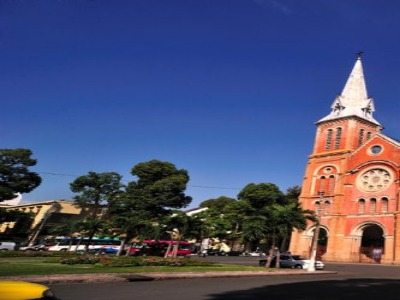
#> input picture images/nha_tho_left.jpg, 400 x 300 px
$ python -i StickingImage.py   (imports and definitions only)
#> lines starting #> are read from the running program, lines starting #| are printed output that depends on the picture
import numpy as np
import cv2
import imutils
from matplotlib import pyplot as plt
from numpy import random
import GlobalVar

# [54 lines left out: functions get_stitched_image, detectAndDescribe, not called in this run]
def sticker(imgs):

    # Initiate SIFT detector opencv 3.x
    (imgLeft,imgRight) = imgs

    # find the keypoints and descriptors with SIFT,call function
    kpRight, desRight = detectAndDescribe(imgRight)
    kpLeft, desLeft = detectAndDescribe(imgLeft)
    # make image has 4 chanel --> transparent
    imgLeft = cv2.cvtColor(imgLeft, cv2.COLOR_BGR2BGRA)
    imgRight = cv2.cvtColor(imgRight, cv2.COLOR_BGR2BGRA)
    FLANN_INDEX_KDTREE = 0
    index_params = dict(algorithm = FLANN_INDEX_KDTREE, trees = 5)
    search_params = dict(checks = 50)

    flann = cv2.FlannBasedMatcher(index_params, search_params)

    matches = flann.knnMatch(desRight,desLeft,k=2)

    # store all the good matches as per Lowe's ratio test.
    good = []
    for m,n in matches:
        if m.distance < 0.7*n.distance:
            good.append(m)
    if len(good) > GlobalVar.MIN_MATCH_COUNT:
        src_pts = np.float32([ kpRight[m.queryIdx].pt for m in good ]).reshape(-1,1,2)
        dst_pts = np.float32([ kpLeft[m.trainIdx].pt for m in good ]).reshape(-1,1,2)
        (H, mark) = cv2.findHomography(src_pts, dst_pts, cv2.RANSAC,5.0)
        #(size, offset) = calculate_size(imgLeft.shape, imgRight.shape, H)
        result =  get_stitched_image(imgLeft, imgRight, H)
        #merge_images(imgLeft, imgRight, H, size, offset)
        return result
    else:
        print("Not enough matches are found - %d/%d" % (len(good), GlobalVar.MIN_MATCH_COUNT))
        matchesMask = None
        return None

>>> import cv2
>>> picture = cv2.imread('images/nha_tho_left.jpg', cv2.IMREAD_GRAYSCALE)
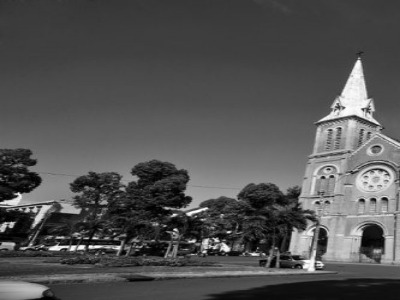
#> picture: shape (300, 400); min 0, max 255, mean 82.9
#> (the run stopped early here; a loop or call above may not have finished)

$ run again, on images/nha_tho_right.jpg
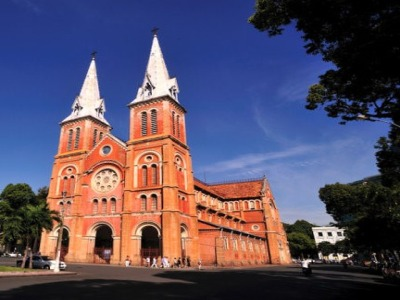
#> input picture images/nha_tho_right.jpg, 400 x 300 px
#> `picture = cv2.imread('images/nha_tho_left.jpg', cv2.IMREAD_GRAYSCALE)`:
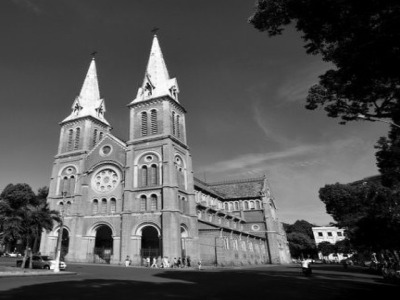
#> picture: shape (300, 400); min 0, max 255, mean 83.9

$ run again, on images/bryce_left_01.png
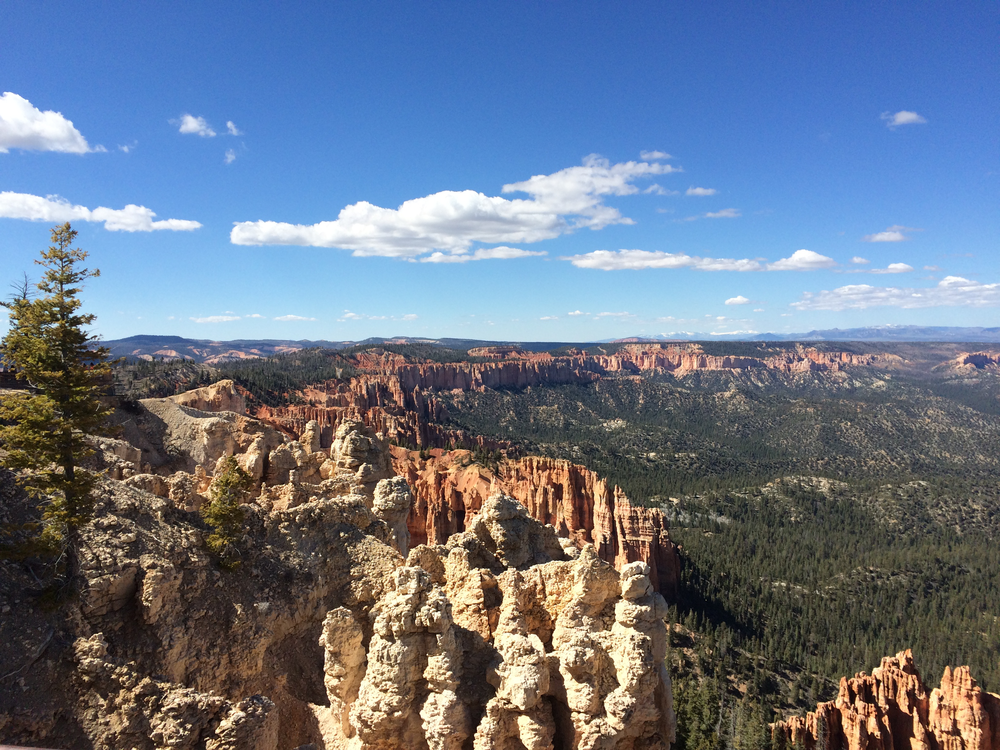
#> input picture images/bryce_left_01.png, 1000 x 750 px
#> `picture = cv2.imread('images/nha_tho_left.jpg', cv2.IMREAD_GRAYSCALE)`:
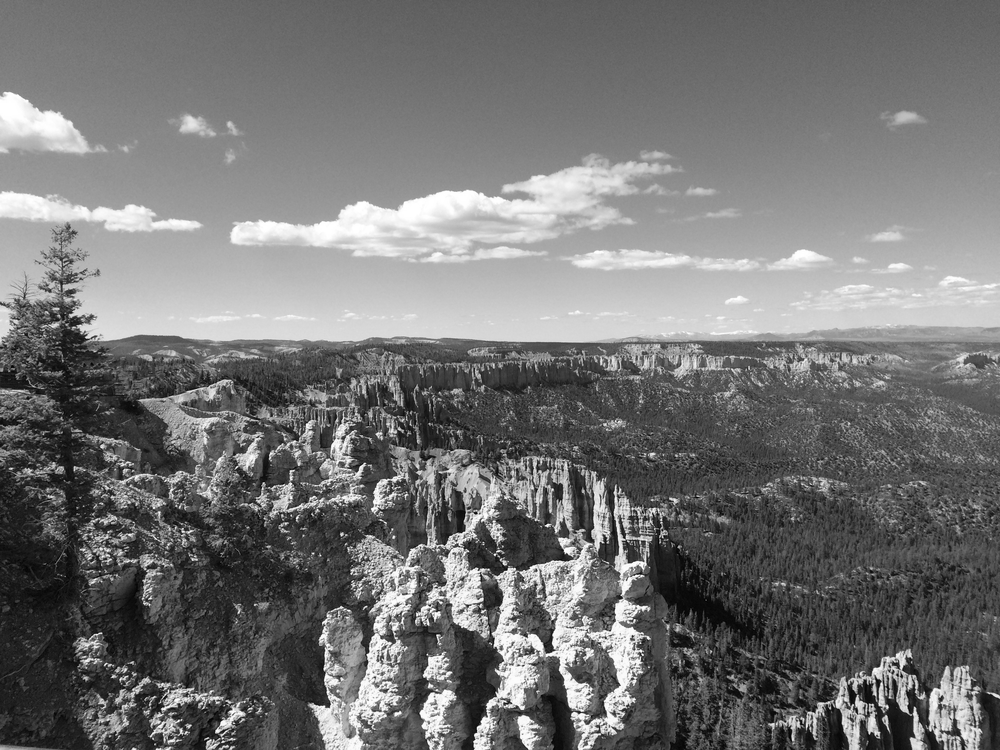
#> picture: shape (750, 1000); min 0, max 255, mean 116.4

$ run again, on images/bryce_left_02.png
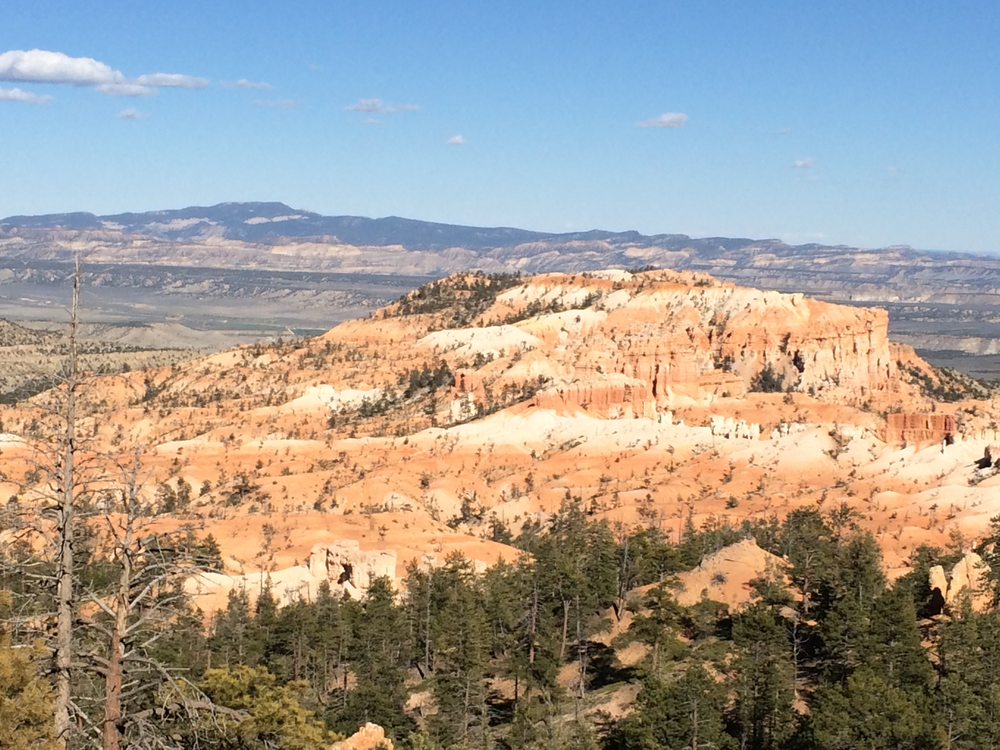
#> input picture images/bryce_left_02.png, 1000 x 750 px
#> `picture = cv2.imread('images/nha_tho_left.jpg', cv2.IMREAD_GRAYSCALE)`:
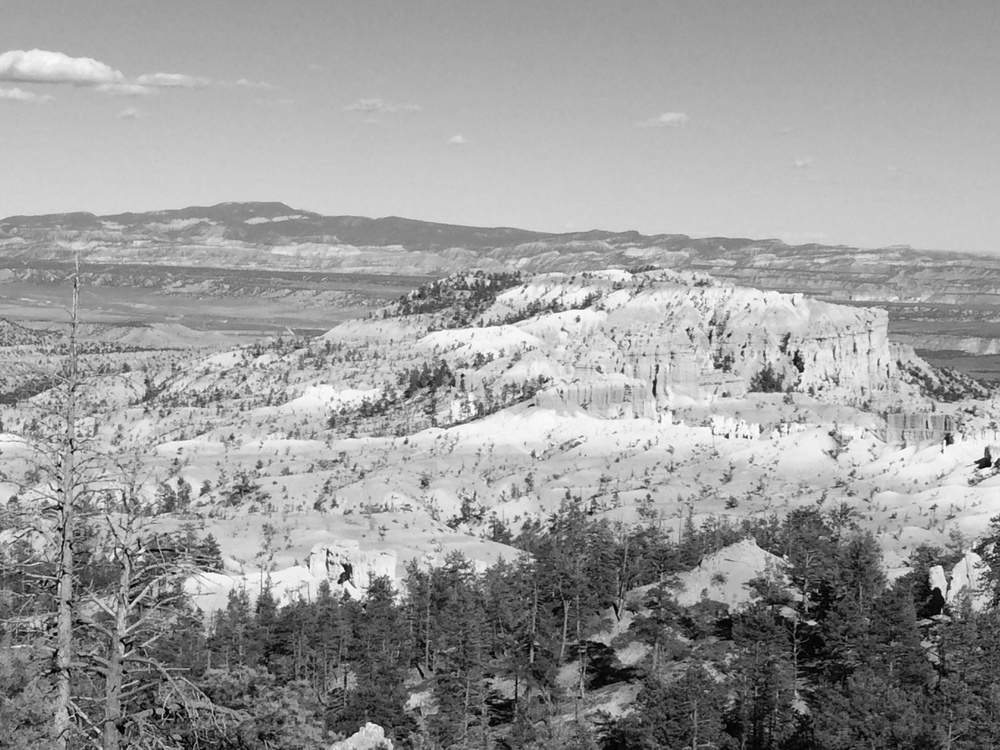
#> picture: shape (750, 1000); min 0, max 253, mean 155.7
